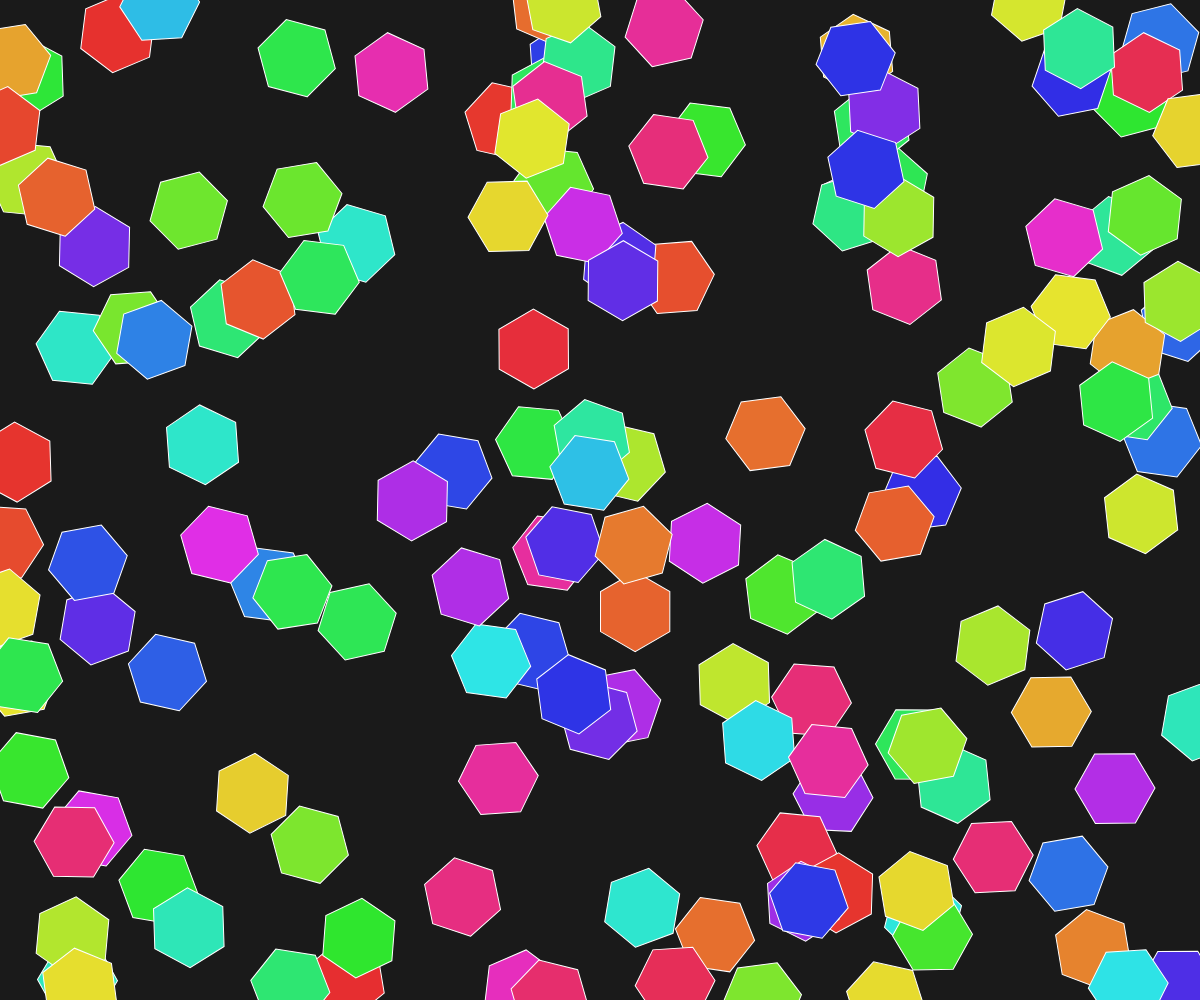
Frame 1 (no input)
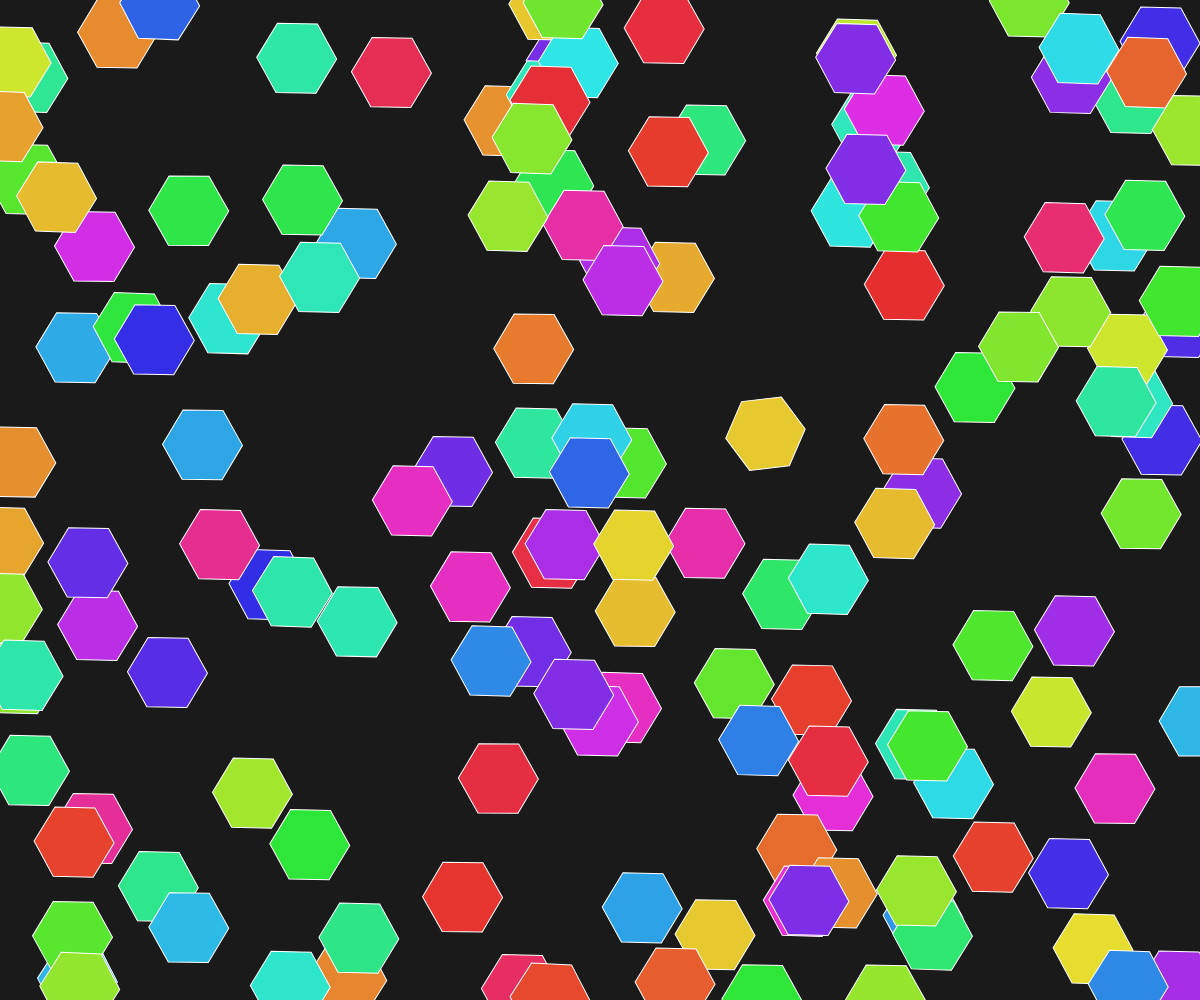
Frame 60 (no input)
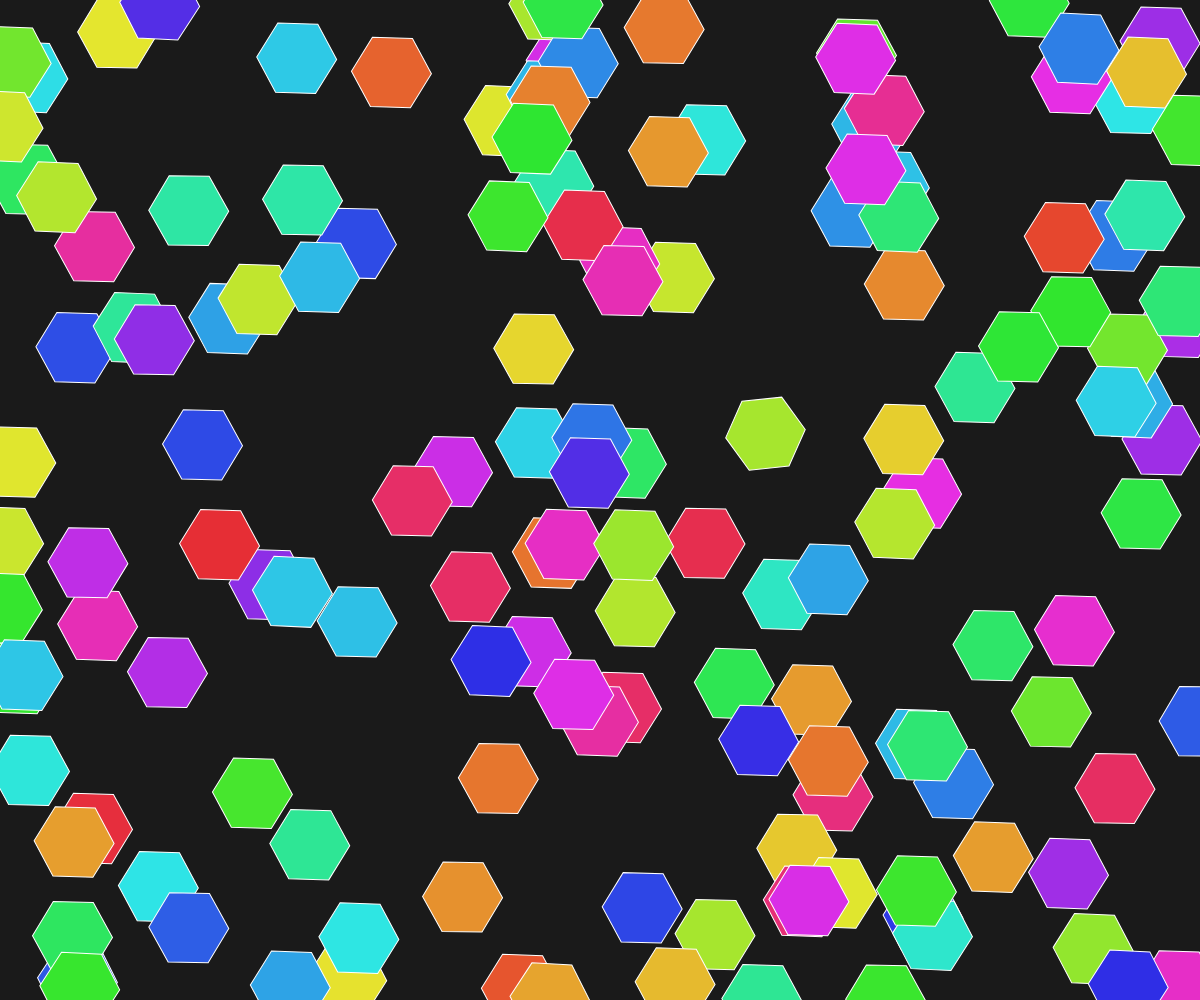
Frame 120 (the mouse pressed at the canvas centre since frame 60)

The p5.js sketch that drew these frames (run headless with seeded random() and noise() and a simulated clock; from frame 60 on, the mouse is pressed at the canvas centre):

// p5.js sketch
// ── sketch.js
let hexagons = [];
const numHexagons = 150;
const hexRadius = 40;
let time = 0;

function setup() {
  createCanvas(windowWidth, windowHeight);
  colorMode(HSB, 360, 100, 100, 1);
  
  // Initialize hexagons in a grid
  for (let i = 0; i < numHexagons; i++) {
    const x = random(width);
    const y = random(height);
    hexagons.push({
      x: x,
      y: y,
      angle: random(TWO_PI),
      speed: random(0.005, 0.02),
      hue: random(360)
    });
  }
}

function draw() {
  background(0, 0, 10);
  
  time += 0.01;
  
  // Draw all hexagons
  for (let i = 0; i < hexagons.length; i++) {
    const h = hexagons[i];
    
    // Update angle based on time and neighboring influence
    let totalAngle = h.angle;
    let neighborCount = 0;
    
    for (let j = 0; j < hexagons.length; j++) {
      if (i !== j) {
        const other = hexagons[j];
        const d = dist(h.x, h.y, other.x, other.y);
        if (d < hexRadius * 3) {
          totalAngle += map(d, 0, hexRadius * 3, 0.05, 0);
          neighborCount++;
        }
      }
    }
    
    // Apply influence and update
    h.angle = totalAngle / (neighborCount + 1);
    h.hue = (h.hue + 0.5) % 360;
    
    push();
    translate(h.x, h.y);
    rotate(h.angle + time * h.speed);
    
    // Draw hexagon with dynamic color
    fill(h.hue, 80, 90);
    noStroke();
    beginShape();
    for (let a = 0; a < TWO_PI; a += TWO_PI / 6) {
      const sx = cos(a) * hexRadius;
      const sy = sin(a) * hexRadius;
      vertex(sx, sy);
    }
    endShape(CLOSE);
    
    // Draw outline
    stroke(255, 30);
    noFill();
    beginShape();
    for (let a = 0; a < TWO_PI; a += TWO_PI / 6) {
      const sx = cos(a) * hexRadius;
      const sy = sin(a) * hexRadius;
      vertex(sx, sy);
    }
    endShape(CLOSE);
    
    pop();
  }
}

function windowResized() {
  resizeCanvas(windowWidth, windowHeight);
}
